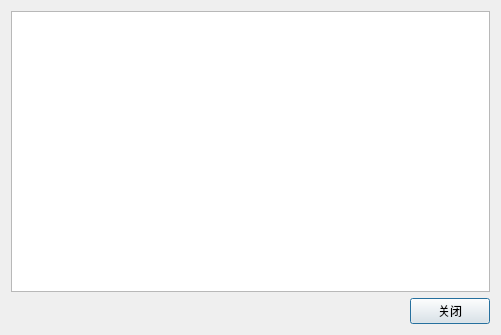
<?xml version="1.0" encoding="UTF-8"?>
<ui version="4.0">
 <class>InformationClass</class>
 <widget class="QDialog" name="InformationClass">
  <property name="geometry">
   <rect>
    <x>0</x>
    <y>0</y>
    <width>501</width>
    <height>335</height>
   </rect>
  </property>
  <property name="windowTitle">
   <string>Information</string>
  </property>
  <layout class="QVBoxLayout" name="verticalLayout">
   <item>
    <widget class="QListView" name="listView"/>
   </item>
   <item>
    <layout class="QHBoxLayout" name="horizontalLayout">
     <item>
      <spacer name="horizontalSpacer">
       <property name="orientation">
        <enum>Qt::Orientation::Horizontal</enum>
       </property>
       <property name="sizeHint" stdset="0">
        <size>
         <width>40</width>
         <height>20</height>
        </size>
       </property>
      </spacer>
     </item>
     <item>
      <widget class="QPushButton" name="pushButton_close">
       <property name="text">
        <string>关闭</string>
       </property>
      </widget>
     </item>
    </layout>
   </item>
  </layout>
 </widget>
 <layoutdefault spacing="6" margin="11"/>
 <resources/>
 <connections/>
</ui>
